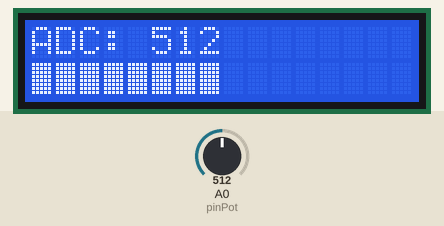
Recording of a sketch running on a simulated Arduino Uno, built with avr-gcc and run on an emulated ATmega328P. Shown: 16×2 character LCD. Inputs (shaded band) come from the test bench; at power-on: A0 (pinPot) = 512.

Above: at 1.2 s.
1.3 s: A0 (pinPot) set to 716
At 1.7 s:
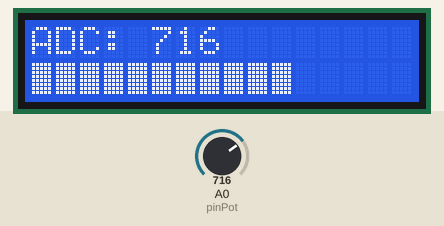
2.9 s: A0 (pinPot) set to 900
At 3.9 s:
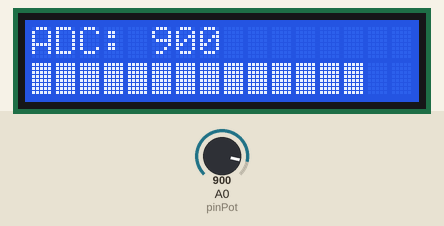
4.5 s: A0 (pinPot) set to 1023
At 4.9 s:
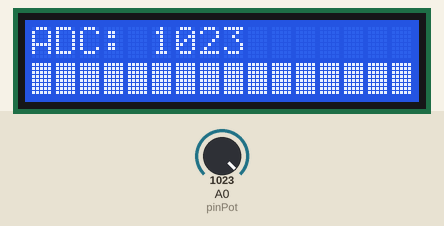
6.1 s: A0 (pinPot) set to 511
At 7.3 s:
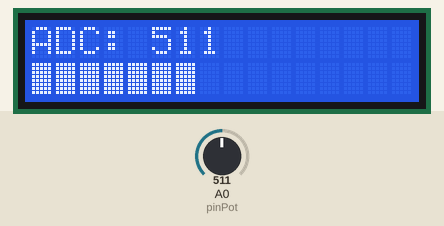
7.7 s: A0 (pinPot) set to 306
At 8.3 s:
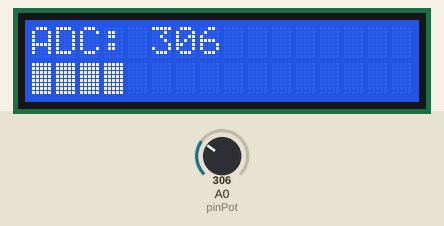
9.3 s: A0 (pinPot) set to 122
At 10.5 s:
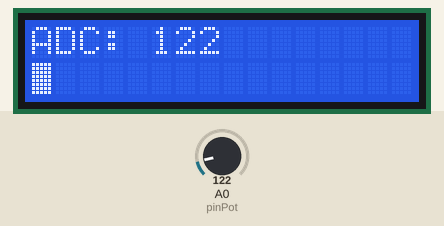
Timing chart, 0 to 11.9 s (numbered marks = the images above; inputs shaded):
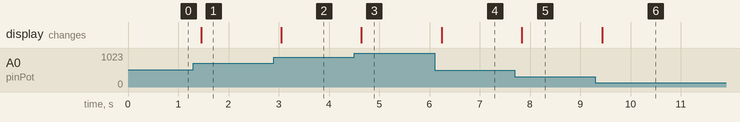

The sketch:

l2c.ino
```cpp
// C++ code
#include <Adafruit_LiquidCrystal.h>

Adafruit_LiquidCrystal lcd_1(0);

const int pinPot = A0;

void setup()
{
  lcd_1.begin(16, 2);
  lcd_1.setBacklight(1);
}

void loop()
{
  int nilai = analogRead(pinPot);

  // Mapping ke bar (0–16)
  int panjangBar = map(nilai, 0, 1023, 0, 16);

  // Baris 1: nilai ADC
  lcd_1.setCursor(0, 0);
  lcd_1.print("ADC: ");
  lcd_1.print(nilai);
  lcd_1.print("    "); // clear sisa

  // Baris 2: bar
  lcd_1.setCursor(0, 1);
  for (int i = 0; i < 16; i++) {
    if (i < panjangBar) {
      lcd_1.print((char)255);
    } else {
      lcd_1.print(" ");
    }
  }

  delay(200);
}
```

Measured:
- after the input at 1.3 s, the display: changes after 0.16 s (image 1)
- after the input at 2.9 s, the display: changes after 0.15 s (image 2)
- after the input at 4.5 s, the display: changes after 0.15 s (image 3)
- after the input at 6.1 s, the display: changes after 0.14 s (image 4)
- after the input at 7.7 s, the display: changes after 0.14 s (image 5)
- after the input at 9.3 s, the display: changes after 0.13 s (image 6)
